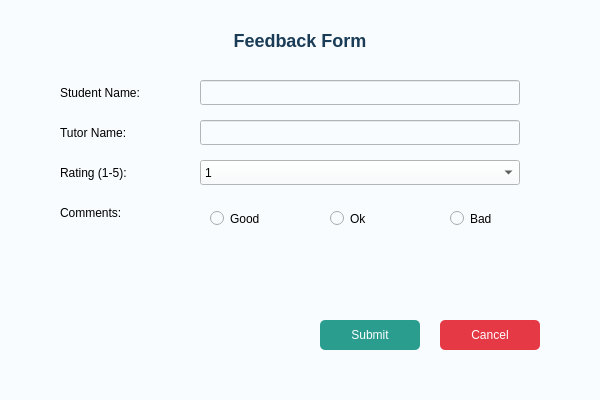
<?xml version="1.0" encoding="UTF-8"?>
<ui version="4.0">
 <class>FeedbackForm</class>
 <widget class="QWidget" name="FeedbackForm">
  <property name="geometry">
   <rect>
    <x>0</x>
    <y>0</y>
    <width>600</width>
    <height>400</height>
   </rect>
  </property>
  <property name="windowTitle">
   <string>Tutorify - Feedback Form</string>
  </property>
  <property name="styleSheet">
   <string notr="true">background-color: #f9fcff;</string>
  </property>
  <widget class="QLabel" name="labelTitle">
   <property name="geometry">
    <rect>
     <x>20</x>
     <y>20</y>
     <width>560</width>
     <height>40</height>
    </rect>
   </property>
   <property name="styleSheet">
    <string notr="true">font-size: 18px; font-weight: bold; color: #1a3c57;</string>
   </property>
   <property name="text">
    <string>Feedback Form</string>
   </property>
   <property name="alignment">
    <set>Qt::AlignCenter</set>
   </property>
  </widget>
  <widget class="QLabel" name="labelStudent">
   <property name="geometry">
    <rect>
     <x>60</x>
     <y>80</y>
     <width>120</width>
     <height>25</height>
    </rect>
   </property>
   <property name="text">
    <string>Student Name:</string>
   </property>
  </widget>
  <widget class="QLineEdit" name="lineStudent">
   <property name="geometry">
    <rect>
     <x>200</x>
     <y>80</y>
     <width>320</width>
     <height>25</height>
    </rect>
   </property>
  </widget>
  <widget class="QLabel" name="labelTutor">
   <property name="geometry">
    <rect>
     <x>60</x>
     <y>120</y>
     <width>120</width>
     <height>25</height>
    </rect>
   </property>
   <property name="text">
    <string>Tutor Name:</string>
   </property>
  </widget>
  <widget class="QLineEdit" name="lineTutor">
   <property name="geometry">
    <rect>
     <x>200</x>
     <y>120</y>
     <width>320</width>
     <height>25</height>
    </rect>
   </property>
  </widget>
  <widget class="QLabel" name="labelRating">
   <property name="geometry">
    <rect>
     <x>60</x>
     <y>160</y>
     <width>120</width>
     <height>25</height>
    </rect>
   </property>
   <property name="text">
    <string>Rating (1-5):</string>
   </property>
  </widget>
  <widget class="QComboBox" name="comboRating">
   <property name="geometry">
    <rect>
     <x>200</x>
     <y>160</y>
     <width>320</width>
     <height>25</height>
    </rect>
   </property>
   <item>
    <property name="text">
     <string>1</string>
    </property>
   </item>
   <item>
    <property name="text">
     <string>2</string>
    </property>
   </item>
   <item>
    <property name="text">
     <string>3</string>
    </property>
   </item>
   <item>
    <property name="text">
     <string>4</string>
    </property>
   </item>
   <item>
    <property name="text">
     <string>5</string>
    </property>
   </item>
  </widget>
  <widget class="QLabel" name="labelComments">
   <property name="geometry">
    <rect>
     <x>60</x>
     <y>200</y>
     <width>120</width>
     <height>25</height>
    </rect>
   </property>
   <property name="text">
    <string>Comments:</string>
   </property>
  </widget>
  <widget class="QPushButton" name="btnSubmit">
   <property name="geometry">
    <rect>
     <x>320</x>
     <y>320</y>
     <width>100</width>
     <height>30</height>
    </rect>
   </property>
   <property name="styleSheet">
    <string notr="true">background-color: #2a9d8f; color: white; border-radius: 5px;</string>
   </property>
   <property name="text">
    <string>Submit</string>
   </property>
  </widget>
  <widget class="QPushButton" name="btnCancel">
   <property name="geometry">
    <rect>
     <x>440</x>
     <y>320</y>
     <width>100</width>
     <height>30</height>
    </rect>
   </property>
   <property name="styleSheet">
    <string notr="true">background-color: #e63946; color: white; border-radius: 5px;</string>
   </property>
   <property name="text">
    <string>Cancel</string>
   </property>
  </widget>
  <widget class="QRadioButton" name="radioButton">
   <property name="geometry">
    <rect>
     <x>210</x>
     <y>210</y>
     <width>82</width>
     <height>17</height>
    </rect>
   </property>
   <property name="text">
    <string>Good</string>
   </property>
  </widget>
  <widget class="QRadioButton" name="radioButton_2">
   <property name="geometry">
    <rect>
     <x>450</x>
     <y>210</y>
     <width>82</width>
     <height>17</height>
    </rect>
   </property>
   <property name="text">
    <string>Bad</string>
   </property>
  </widget>
  <widget class="QRadioButton" name="radioButton_3">
   <property name="geometry">
    <rect>
     <x>330</x>
     <y>210</y>
     <width>82</width>
     <height>17</height>
    </rect>
   </property>
   <property name="text">
    <string>Ok</string>
   </property>
  </widget>
 </widget>
 <resources/>
 <connections/>
</ui>
